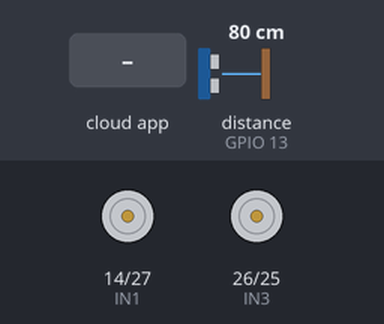
A sketch run on a simulated ESP32. Shown: motor-driver pin pairs drawn as motors (green arrow = first pin HIGH = forward, orange = second pin HIGH = backward, longer = more drive). Wiring (inferred from the names in the program): ultrasonic range finder: trigger GPIO 12; echo GPIO 13. The inputs (shaded band) are chosen by the test bench; at power-on: distance to the obstacle (sensor on GPIO 13) 80 cm. The echo pulse lasts 58.3 µs per cm; the RemoteXY app is connected; what the sketch prints to the serial monitor is not drawn.

Above: at 1.2 s.
1.3 s: the phone or cloud app sets joystick_01_x to -100
At 2.0 s:
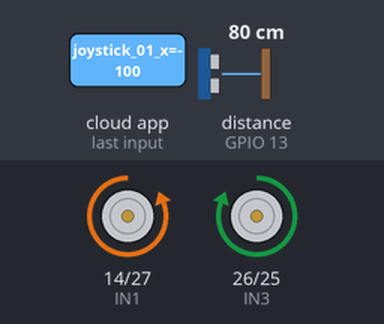
2.9 s: the phone or cloud app sets joystick_01_y to -100
At 3.4 s:
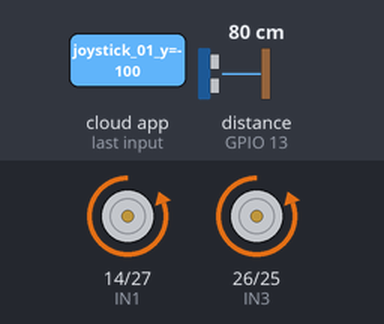
4.4 s: the phone or cloud app sets joystick_01_y to 100
At 4.9 s:
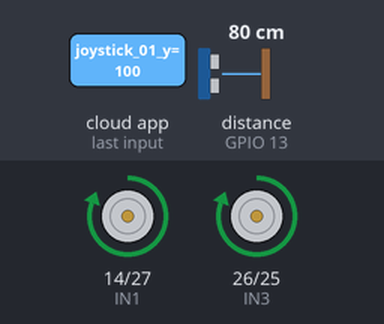
5.9 s: the phone or cloud app sets joystick_01_y to 0
At 6.5 s:
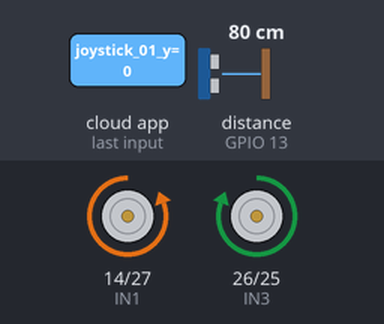
7.4 s: the phone or cloud app sets joystick_01_x to 100
At 8.0 s:
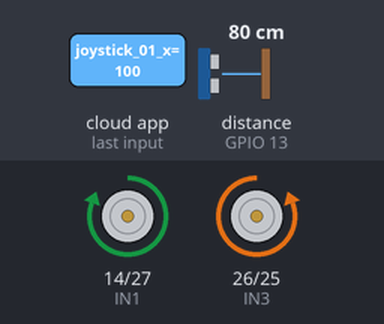
8.9 s: the phone or cloud app sets joystick_01_x to 0
At 9.6 s:
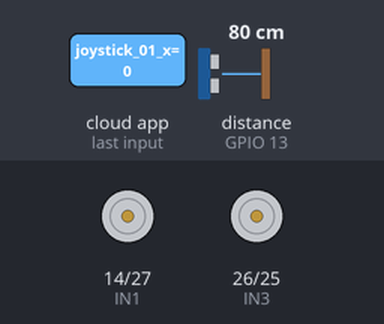
Timing chart, 0 to 11.4 s (numbered marks = the images above; inputs shaded):
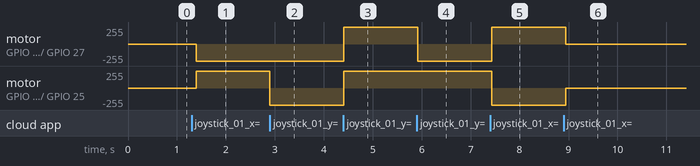

The sketch:

esp_32_car.ino
```cpp
//////////////////////////////////////////////
//        RemoteXY include library          //
//////////////////////////////////////////////

// you can enable debug logging to Serial at 115200
//#define REMOTEXY__DEBUGLOG

// RemoteXY select connection mode and include library
#define REMOTEXY_MODE__ESP32CORE_BLE

#include <BLEDevice.h>

// RemoteXY connection settings
#define REMOTEXY_BLUETOOTH_NAME "RemoteXY"


#include <RemoteXY.h>

// RemoteXY GUI configuration
#pragma pack(push, 1)
uint8_t RemoteXY_CONF[] =   // 64 bytes
  { 255,3,0,5,0,57,0,19,0,0,0,0,82,1,106,200,1,1,4,0,
  5,17,107,69,69,32,2,26,31,67,12,61,83,24,109,2,26,2,70,76,
  14,18,18,16,26,136,0,2,10,16,31,15,1,2,26,31,31,79,78,0,
  79,70,70,0 };

// this structure defines all the variables and events of your control interface
struct {

    // input variables
  int8_t joystick_01_x; // from -100 to 100
  int8_t joystick_01_y; // from -100 to 100
  uint8_t switch_01; // =1 if switch ON and =0 if OFF

    // output variables
  float value_01;
  uint8_t led_01; // from 0 to 1

    // other variable
  uint8_t connect_flag;  // =1 if wire connected, else =0

} RemoteXY;
#pragma pack(pop)

/////////////////////////////////////////////
//           END RemoteXY include          //
/////////////////////////////////////////////

// L298N motor pins
#define IN1 14
#define IN2 27
#define IN3 26
#define IN4 25

// HC-SR04 ultrasonic pins
#define TRIG_PIN 12
#define ECHO_PIN 13


void setup()
{
  RemoteXY_Init ();
  Serial.begin(115200);

  // Motor pins
  pinMode(IN1, OUTPUT);
  pinMode(IN2, OUTPUT);
  pinMode(IN3, OUTPUT);
  pinMode(IN4, OUTPUT);

  // Ultrasonic sensor pins
  pinMode(TRIG_PIN, OUTPUT);
  pinMode(ECHO_PIN, INPUT);

  // TODO you setup code

}

void loop()
{
  RemoteXY_Handler ();
  // ========== Motor Control ==========
  int x = RemoteXY.joystick_01_x;
  int y = RemoteXY.joystick_01_y;

  if (y > 30) {
    // Forward
    motorForward();
  }
  else if (y < -30) {
    // Backward
    motorBackward();
  }
  else if (x < -30) {
    // Turn Left
    motorLeft();
  }
  else if (x > 30) {
    // Turn Right
    motorRight();
  }
  else {
    // Stop
    motorStop();
  }

  // ========== Distance Measurement ==========
  float distance = getDistanceCM();
  RemoteXY.value_01 = distance;

  // Print to serial monitor
  Serial.print("Distance: ");
  Serial.print(distance);
  Serial.println(" cm");

  RemoteXY_delay(100); // non-blocking delay

}

void motorForward() {
  digitalWrite(IN1, HIGH);
  digitalWrite(IN2, LOW);
  digitalWrite(IN3, HIGH);
  digitalWrite(IN4, LOW);
}

void motorBackward() {
  digitalWrite(IN1, LOW);
  digitalWrite(IN2, HIGH);
  digitalWrite(IN3, LOW);
  digitalWrite(IN4, HIGH);
}

void motorLeft() {
  digitalWrite(IN1, LOW);
  digitalWrite(IN2, HIGH);
  digitalWrite(IN3, HIGH);
  digitalWrite(IN4, LOW);
}

void motorRight() {
  digitalWrite(IN1, HIGH);
  digitalWrite(IN2, LOW);
  digitalWrite(IN3, LOW);
  digitalWrite(IN4, HIGH);
}

void motorStop() {
  digitalWrite(IN1, LOW);
  digitalWrite(IN2, LOW);
  digitalWrite(IN3, LOW);
  digitalWrite(IN4, LOW);
}

//////////////////////////////////////////////
//           Distance Calculation           //
//////////////////////////////////////////////

float getDistanceCM() {
  digitalWrite(TRIG_PIN, LOW);
  delayMicroseconds(2);
  digitalWrite(TRIG_PIN, HIGH);
  delayMicroseconds(10);
  digitalWrite(TRIG_PIN, LOW);

  long duration = pulseIn(ECHO_PIN, HIGH, 20000); // 20ms timeout
  float distance = duration * 0.034 / 2;
  if (distance > 400 || duration == 0) return -1; // Out of range
  return distance;
}
```

Measured:
- after the input at 1.3 s, motor on GPIO 14 (IN1) / GPIO 27 (IN2): stopped → backward 255/255 after 0.09 s; motor on GPIO 26 (IN3) / GPIO 25 (IN4): stopped → forward 255/255 after 0.09 s
- after the input at 2.9 s, motor on GPIO 26 (IN3) / GPIO 25 (IN4): forward 255/255 → backward 255/255 at once
- after the input at 4.4 s, motor on GPIO 14 (IN1) / GPIO 27 (IN2), motor on GPIO 26 (IN3) / GPIO 25 (IN4): backward 255/255 → forward 255/255 at once
- after the input at 5.9 s, motor on GPIO 14 (IN1) / GPIO 27 (IN2): forward 255/255 → backward 255/255 at once
- after the input at 7.4 s, motor on GPIO 14 (IN1) / GPIO 27 (IN2): backward 255/255 → forward 255/255 at once; motor on GPIO 26 (IN3) / GPIO 25 (IN4): forward 255/255 → backward 255/255 at once
- after the input at 8.9 s, motor on GPIO 14 (IN1) / GPIO 27 (IN2): forward 255/255 → stopped at once; motor on GPIO 26 (IN3) / GPIO 25 (IN4): backward 255/255 → stopped at once
